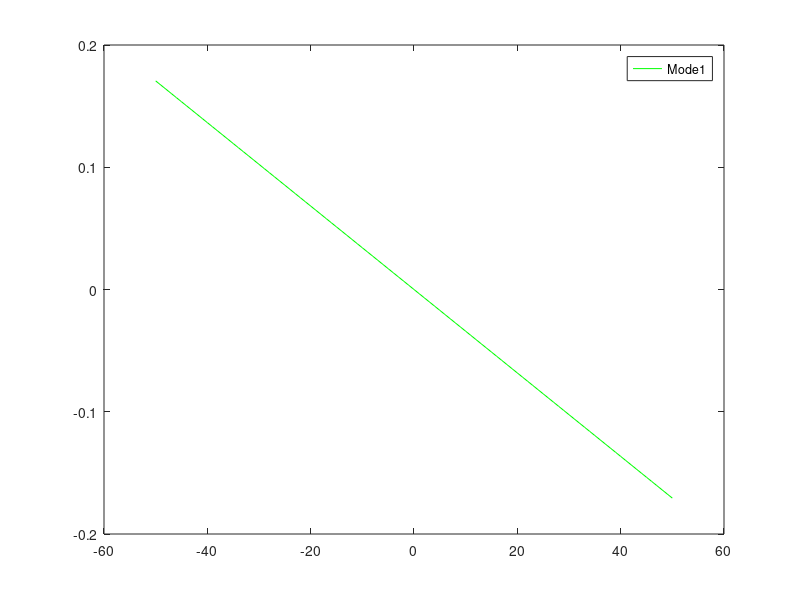

The MATLAB script that drew this image:

x = [-50:50]
t = [1:1000]
for i=-50:50
    for j=1:1000
        a(i+51,j) = (1/50)*i*cos(2*pi*j/100) + (1/500)*i*cos(2*pi*j/10);
    end
end

c = (1/1000)*a*a'
[v,d]=eig(c) %
z = v'*a %Z Uncorrelated Time Series

z_for_plot = z(1,:)
plot(t,z_for_plot,'r')

d_for_plot = diag(d)
plot(-50:50,d_for_plot,'b--o')

plot(-50:50,v(:,1),'g')
legend('Mode1')







